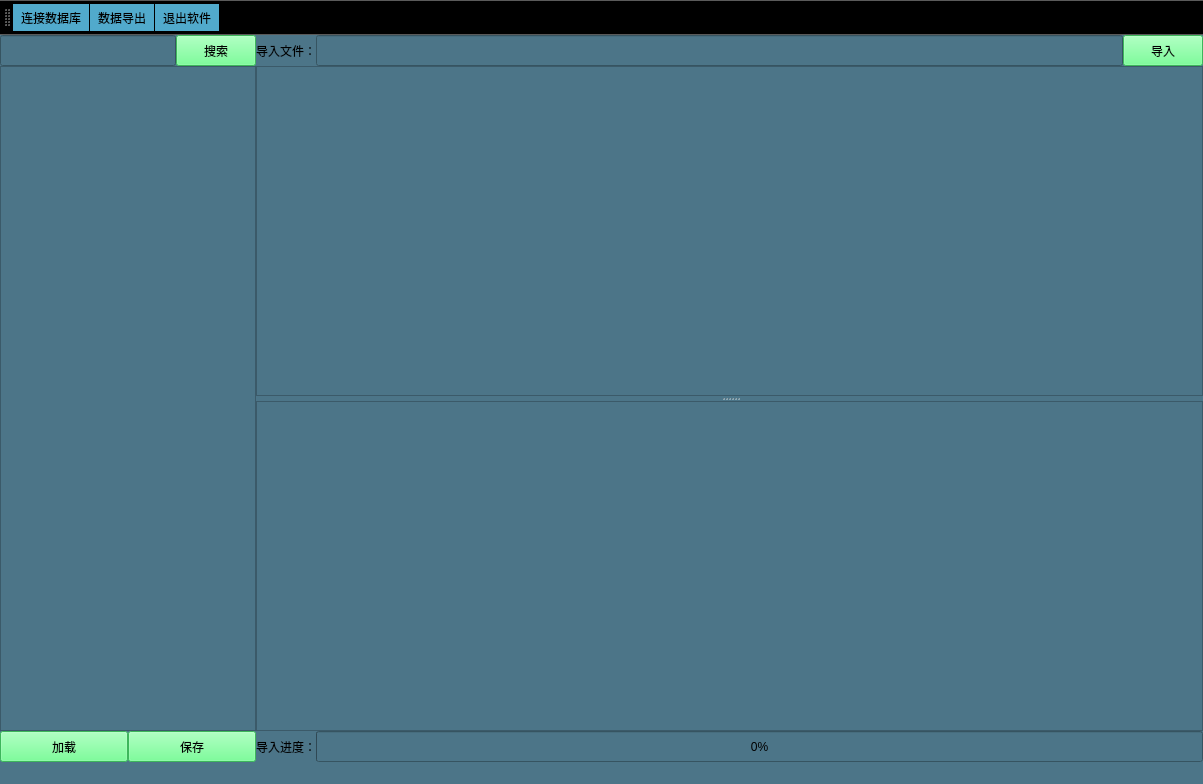
<?xml version="1.0" encoding="UTF-8"?>
<ui version="4.0">
 <class>dataImport</class>
 <widget class="QMainWindow" name="dataImport">
  <property name="geometry">
   <rect>
    <x>0</x>
    <y>0</y>
    <width>1203</width>
    <height>784</height>
   </rect>
  </property>
  <property name="windowTitle">
   <string>MainWindow</string>
  </property>
  <property name="windowIcon">
   <iconset resource="qrc.qrc">
    <normaloff>:/src/exp.jpg</normaloff>:/src/exp.jpg</iconset>
  </property>
  <property name="styleSheet">
   <string notr="true">background-color: rgb(76,117,136);</string>
  </property>
  <widget class="QWidget" name="centralwidget">
   <layout class="QVBoxLayout" name="verticalLayout_2">
    <property name="spacing">
     <number>0</number>
    </property>
    <property name="leftMargin">
     <number>0</number>
    </property>
    <property name="topMargin">
     <number>0</number>
    </property>
    <property name="rightMargin">
     <number>0</number>
    </property>
    <property name="bottomMargin">
     <number>0</number>
    </property>
    <item>
     <layout class="QHBoxLayout" name="horizontalLayout_5" stretch="0,7">
      <property name="spacing">
       <number>0</number>
      </property>
      <item>
       <layout class="QVBoxLayout" name="verticalLayout_8">
        <property name="spacing">
         <number>0</number>
        </property>
        <item>
         <layout class="QHBoxLayout" name="horizontalLayout_2">
          <property name="spacing">
           <number>0</number>
          </property>
          <item>
           <widget class="QLineEdit" name="lineEdit_refer">
            <property name="minimumSize">
             <size>
              <width>0</width>
              <height>31</height>
             </size>
            </property>
           </widget>
          </item>
          <item>
           <widget class="QPushButton" name="refer2Btn">
            <property name="minimumSize">
             <size>
              <width>0</width>
              <height>31</height>
             </size>
            </property>
            <property name="styleSheet">
             <string notr="true">background-color: rgb(85, 255, 127);</string>
            </property>
            <property name="text">
             <string>搜索</string>
            </property>
           </widget>
          </item>
         </layout>
        </item>
        <item>
         <widget class="QTableView" name="tableView_Tables"/>
        </item>
        <item>
         <layout class="QHBoxLayout" name="horizontalLayout_4">
          <property name="spacing">
           <number>0</number>
          </property>
          <item>
           <widget class="QPushButton" name="submitBtn">
            <property name="minimumSize">
             <size>
              <width>0</width>
              <height>31</height>
             </size>
            </property>
            <property name="styleSheet">
             <string notr="true">background-color: rgb(85, 255, 127);</string>
            </property>
            <property name="text">
             <string>加载</string>
            </property>
           </widget>
          </item>
          <item>
           <widget class="QPushButton" name="commitBtn">
            <property name="minimumSize">
             <size>
              <width>0</width>
              <height>31</height>
             </size>
            </property>
            <property name="styleSheet">
             <string notr="true">background-color: rgb(85, 255, 127);</string>
            </property>
            <property name="text">
             <string>保存</string>
            </property>
           </widget>
          </item>
         </layout>
        </item>
       </layout>
      </item>
      <item>
       <widget class="QSplitter" name="splitter">
        <property name="orientation">
         <enum>Qt::Vertical</enum>
        </property>
        <property name="handleWidth">
         <number>5</number>
        </property>
        <widget class="QWidget" name="layoutWidget_2">
         <layout class="QVBoxLayout" name="verticalLayout">
          <property name="spacing">
           <number>0</number>
          </property>
          <item>
           <layout class="QHBoxLayout" name="horizontalLayout">
            <property name="spacing">
             <number>0</number>
            </property>
            <item>
             <widget class="QLabel" name="label">
              <property name="minimumSize">
               <size>
                <width>0</width>
                <height>31</height>
               </size>
              </property>
              <property name="text">
               <string>导入文件：</string>
              </property>
             </widget>
            </item>
            <item>
             <widget class="QLineEdit" name="lineEdit_imp">
              <property name="minimumSize">
               <size>
                <width>0</width>
                <height>31</height>
               </size>
              </property>
             </widget>
            </item>
            <item>
             <widget class="QPushButton" name="impBtn">
              <property name="minimumSize">
               <size>
                <width>0</width>
                <height>31</height>
               </size>
              </property>
              <property name="styleSheet">
               <string notr="true">background-color: rgb(85, 255, 127);</string>
              </property>
              <property name="text">
               <string>导入</string>
              </property>
             </widget>
            </item>
           </layout>
          </item>
          <item>
           <widget class="QTableView" name="tableView"/>
          </item>
         </layout>
        </widget>
        <widget class="QWidget" name="layoutWidget">
         <layout class="QVBoxLayout" name="verticalLayout_3">
          <property name="spacing">
           <number>0</number>
          </property>
          <item>
           <widget class="QTextEdit" name="textEdit"/>
          </item>
          <item>
           <layout class="QHBoxLayout" name="horizontalLayout_3">
            <item>
             <widget class="QLabel" name="label_2">
              <property name="minimumSize">
               <size>
                <width>0</width>
                <height>31</height>
               </size>
              </property>
              <property name="text">
               <string>导入进度：</string>
              </property>
             </widget>
            </item>
            <item>
             <widget class="QProgressBar" name="progressBar">
              <property name="minimumSize">
               <size>
                <width>0</width>
                <height>31</height>
               </size>
              </property>
              <property name="value">
               <number>0</number>
              </property>
             </widget>
            </item>
           </layout>
          </item>
         </layout>
        </widget>
       </widget>
      </item>
     </layout>
    </item>
   </layout>
  </widget>
  <widget class="QStatusBar" name="statusbar"/>
  <widget class="QToolBar" name="toolBar">
   <property name="windowTitle">
    <string>toolBar</string>
   </property>
   <property name="styleSheet">
    <string notr="true">background-color: qlineargradient(spread:pad, x1:0, y1:0, x2:1, y2:0, stop:1 rgba(81, 170, 204, 255));</string>
   </property>
   <property name="iconSize">
    <size>
     <width>35</width>
     <height>35</height>
    </size>
   </property>
   <property name="toolButtonStyle">
    <enum>Qt::ToolButtonTextUnderIcon</enum>
   </property>
   <attribute name="toolBarArea">
    <enum>TopToolBarArea</enum>
   </attribute>
   <attribute name="toolBarBreak">
    <bool>false</bool>
   </attribute>
   <addaction name="action_condb1"/>
   <addaction name="action_exp"/>
   <addaction name="action_sfwexit"/>
  </widget>
  <widget class="QMenuBar" name="menubar">
   <property name="geometry">
    <rect>
     <x>0</x>
     <y>0</y>
     <width>1203</width>
     <height>23</height>
    </rect>
   </property>
  </widget>
  <action name="action_condb1">
   <property name="icon">
    <iconset resource="qrc.qrc">
     <normaloff>:/src/connectdb.jpg</normaloff>:/src/connectdb.jpg</iconset>
   </property>
   <property name="text">
    <string>连接数据库</string>
   </property>
   <property name="toolTip">
    <string>连接数据库</string>
   </property>
  </action>
  <action name="action_exp">
   <property name="icon">
    <iconset resource="qrc.qrc">
     <normaloff>:/src/imp.jpg</normaloff>:/src/imp.jpg</iconset>
   </property>
   <property name="text">
    <string>数据导出</string>
   </property>
   <property name="toolTip">
    <string>数据导出</string>
   </property>
  </action>
  <action name="action_sfwexit">
   <property name="icon">
    <iconset resource="qrc.qrc">
     <normaloff>:/src/exit.jpg</normaloff>:/src/exit.jpg</iconset>
   </property>
   <property name="text">
    <string>退出软件</string>
   </property>
   <property name="toolTip">
    <string>退出软件</string>
   </property>
  </action>
 </widget>
 <resources>
  <include location="qrc.qrc"/>
 </resources>
 <connections/>
</ui>
